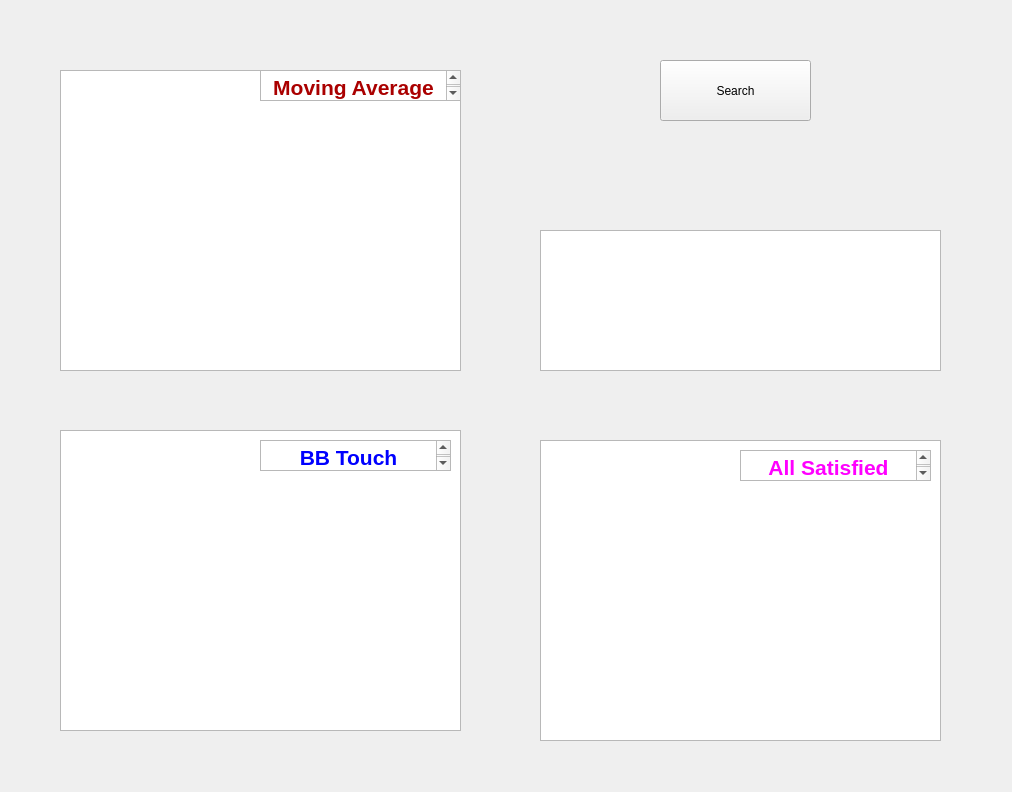
<?xml version="1.0" encoding="UTF-8"?>
<ui version="4.0">
 <class>Form</class>
 <widget class="QWidget" name="Form">
  <property name="geometry">
   <rect>
    <x>0</x>
    <y>0</y>
    <width>1012</width>
    <height>792</height>
   </rect>
  </property>
  <property name="windowTitle">
   <string>Form</string>
  </property>
  <widget class="QPushButton" name="pushButton">
   <property name="geometry">
    <rect>
     <x>660</x>
     <y>60</y>
     <width>151</width>
     <height>61</height>
    </rect>
   </property>
   <property name="text">
    <string>Search</string>
   </property>
  </widget>
  <widget class="QTextBrowser" name="Monitor">
   <property name="enabled">
    <bool>true</bool>
   </property>
   <property name="geometry">
    <rect>
     <x>60</x>
     <y>70</y>
     <width>401</width>
     <height>301</height>
    </rect>
   </property>
   <property name="openExternalLinks">
    <bool>true</bool>
   </property>
  </widget>
  <widget class="QTextBrowser" name="Monitor2">
   <property name="enabled">
    <bool>true</bool>
   </property>
   <property name="geometry">
    <rect>
     <x>60</x>
     <y>430</y>
     <width>401</width>
     <height>301</height>
    </rect>
   </property>
   <property name="openExternalLinks">
    <bool>true</bool>
   </property>
  </widget>
  <widget class="QTextBrowser" name="Monitor3">
   <property name="enabled">
    <bool>true</bool>
   </property>
   <property name="geometry">
    <rect>
     <x>540</x>
     <y>440</y>
     <width>401</width>
     <height>301</height>
    </rect>
   </property>
   <property name="openExternalLinks">
    <bool>true</bool>
   </property>
  </widget>
  <widget class="QTextBrowser" name="Monitor_4">
   <property name="enabled">
    <bool>true</bool>
   </property>
   <property name="geometry">
    <rect>
     <x>540</x>
     <y>230</y>
     <width>401</width>
     <height>141</height>
    </rect>
   </property>
   <property name="openExternalLinks">
    <bool>true</bool>
   </property>
  </widget>
  <widget class="QTextEdit" name="textEdit">
   <property name="geometry">
    <rect>
     <x>260</x>
     <y>70</y>
     <width>201</width>
     <height>31</height>
    </rect>
   </property>
   <property name="html">
    <string>&lt;!DOCTYPE HTML PUBLIC &quot;-//W3C//DTD HTML 4.0//EN&quot; &quot;http://www.w3.org/TR/REC-html40/strict.dtd&quot;&gt;
&lt;html&gt;&lt;head&gt;&lt;meta name=&quot;qrichtext&quot; content=&quot;1&quot; /&gt;&lt;style type=&quot;text/css&quot;&gt;
p, li { white-space: pre-wrap; }
&lt;/style&gt;&lt;/head&gt;&lt;body style=&quot; font-family:'Gulim'; font-size:9pt; font-weight:400; font-style:normal;&quot;&gt;
&lt;p align=&quot;center&quot; dir='rtl' style=&quot; margin-top:0px; margin-bottom:0px; margin-left:0px; margin-right:0px; -qt-block-indent:0; text-indent:0px;&quot;&gt;&lt;span style=&quot; font-size:16pt; font-weight:600; color:#aa0000;&quot;&gt;Moving Average&lt;/span&gt;&lt;/p&gt;&lt;/body&gt;&lt;/html&gt;</string>
   </property>
  </widget>
  <widget class="QTextEdit" name="textEdit_2">
   <property name="geometry">
    <rect>
     <x>260</x>
     <y>440</y>
     <width>191</width>
     <height>31</height>
    </rect>
   </property>
   <property name="html">
    <string>&lt;!DOCTYPE HTML PUBLIC &quot;-//W3C//DTD HTML 4.0//EN&quot; &quot;http://www.w3.org/TR/REC-html40/strict.dtd&quot;&gt;
&lt;html&gt;&lt;head&gt;&lt;meta name=&quot;qrichtext&quot; content=&quot;1&quot; /&gt;&lt;style type=&quot;text/css&quot;&gt;
p, li { white-space: pre-wrap; }
&lt;/style&gt;&lt;/head&gt;&lt;body style=&quot; font-family:'Gulim'; font-size:9pt; font-weight:400; font-style:normal;&quot;&gt;
&lt;p align=&quot;center&quot; dir='rtl' style=&quot; margin-top:0px; margin-bottom:0px; margin-left:0px; margin-right:0px; -qt-block-indent:0; text-indent:0px;&quot;&gt;&lt;span style=&quot; font-size:16pt; font-weight:600; color:#0000ff;&quot;&gt;BB Touch&lt;/span&gt;&lt;/p&gt;&lt;/body&gt;&lt;/html&gt;</string>
   </property>
  </widget>
  <widget class="QTextEdit" name="textEdit_3">
   <property name="geometry">
    <rect>
     <x>740</x>
     <y>450</y>
     <width>191</width>
     <height>31</height>
    </rect>
   </property>
   <property name="html">
    <string>&lt;!DOCTYPE HTML PUBLIC &quot;-//W3C//DTD HTML 4.0//EN&quot; &quot;http://www.w3.org/TR/REC-html40/strict.dtd&quot;&gt;
&lt;html&gt;&lt;head&gt;&lt;meta name=&quot;qrichtext&quot; content=&quot;1&quot; /&gt;&lt;style type=&quot;text/css&quot;&gt;
p, li { white-space: pre-wrap; }
&lt;/style&gt;&lt;/head&gt;&lt;body style=&quot; font-family:'Gulim'; font-size:9pt; font-weight:400; font-style:normal;&quot;&gt;
&lt;p align=&quot;center&quot; dir='rtl' style=&quot; margin-top:0px; margin-bottom:0px; margin-left:0px; margin-right:0px; -qt-block-indent:0; text-indent:0px;&quot;&gt;&lt;span style=&quot; font-size:16pt; font-weight:600; color:#ff00ff;&quot;&gt;All Satisfied&lt;/span&gt;&lt;/p&gt;&lt;/body&gt;&lt;/html&gt;</string>
   </property>
  </widget>
 </widget>
 <resources/>
 <connections/>
</ui>
